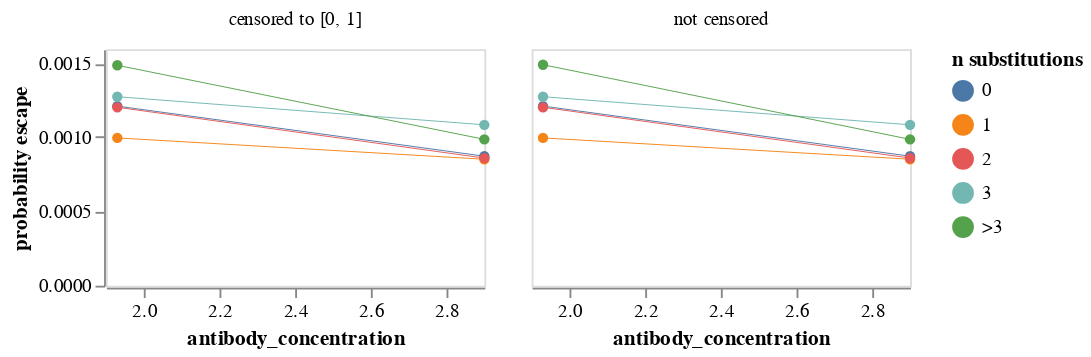

This figure's notebook cell:
### Code cell
filt = prob_escape.loc[prob_escape['antibody_concentration'] < 4]
plot_avg_escape(filt)

### Figure 1 — Vega-Lite specification as saved in the notebook (floating-point values rounded to 4 significant figures)
{"config": {"view": {"continuousWidth": 300, "continuousHeight": 300}, "axis": {"grid": false}}, "data": {"name": "data-176eb37e0bab221bb0199601a969fc10"}, "mark": {"type": "line", "point": true, "size": 0.5}, "encoding": {"color": {"field": "n_subs", "title": "n substitutions", "type": "nominal"}, "column": {"field": "censored", "title": null, "type": "nominal"}, "tooltip": [{"field": "antibody_concentration", "format": ".3g", "type": "quantitative"}, {"field": "n_subs", "type": "nominal"}, {"field": "censored", "type": "nominal"}, {"field": "probability escape", "format": ".3g", "type": "quantitative"}], "x": {"field": "antibody_concentration", "type": "quantitative"}, "y": {"field": "probability escape", "scale": {"constant": 0.05, "type": "symlog"}, "type": "quantitative"}}, "height": 125, "width": 200, "$schema": "https://vega.github.io/schema/vega-lite/v5.6.1.json", "datasets": {"data-176eb37e0bab221bb0199601a969fc10": [{"antibody_concentration": 1.93, "n_subs": "0", "censored": "censored to [0, 1]", "probability escape": 0.00121}, {"antibody_concentration": 1.93, "n_subs": "1", "censored": "censored to [0, 1]", "probability escape": 0.0009939}, {"antibody_concentration": 1.93, "n_subs": "2", "censored": "censored to [0, 1]", "probability escape": 0.001202}, {"antibody_concentration": 1.93, "n_subs": "3", "censored": "censored to [0, 1]", "probability escape": 0.001274}, {"antibody_concentration": 1.93, "n_subs": ">3", "censored": "censored to [0, 1]", "probability escape": 0.00149}, {"antibody_concentration": 2.9, "n_subs": "0", "censored": "censored to [0, 1]", "probability escape": 0.0008698}, {"antibody_concentration": 2.9, "n_subs": "1", "censored": "censored to [0, 1]", "probability escape": 0.0008493}, {"antibody_concentration": 2.9, "n_subs": "2", "censored": "censored to [0, 1]", "probability escape": 0.0008572}, {"antibody_concentration": 2.9, "n_subs": "3", "censored": "censored to [0, 1]", "probability escape": 0.001083}, {"antibody_concentration": 2.9, "n_subs": ">3", "censored": "censored to [0, 1]", "probability escape": 0.0009842}, {"antibody_concentration": 1.93, "n_subs": "0", "censored": "not censored", "probability escape": 0.00121}, {"antibody_concentration": 1.93, "n_subs": "1", "censored": "not censored", "probability escape": 0.0009939}, {"antibody_concentration": 1.93, "n_subs": "2", "censored": "not censored", "probability escape": 0.001202}, {"antibody_concentration": 1.93, "n_subs": "3", "censored": "not censored", "probability escape": 0.001274}, {"antibody_concentration": 1.93, "n_subs": ">3", "censored": "not censored", "probability escape": 0.001493}, {"antibody_concentration": 2.9, "n_subs": "0", "censored": "not censored", "probability escape": 0.0008698}, {"antibody_concentration": 2.9, "n_subs": "1", "censored": "not censored", "probability escape": 0.0008493}, {"antibody_concentration": 2.9, "n_subs": "2", "censored": "not censored", "probability escape": 0.0008572}, {"antibody_concentration": 2.9, "n_subs": "3", "censored": "not censored", "probability escape": 0.001083}, {"antibody_concentration": 2.9, "n_subs": ">3", "censored": "not censored", "probability escape": 0.0009842}]}}
